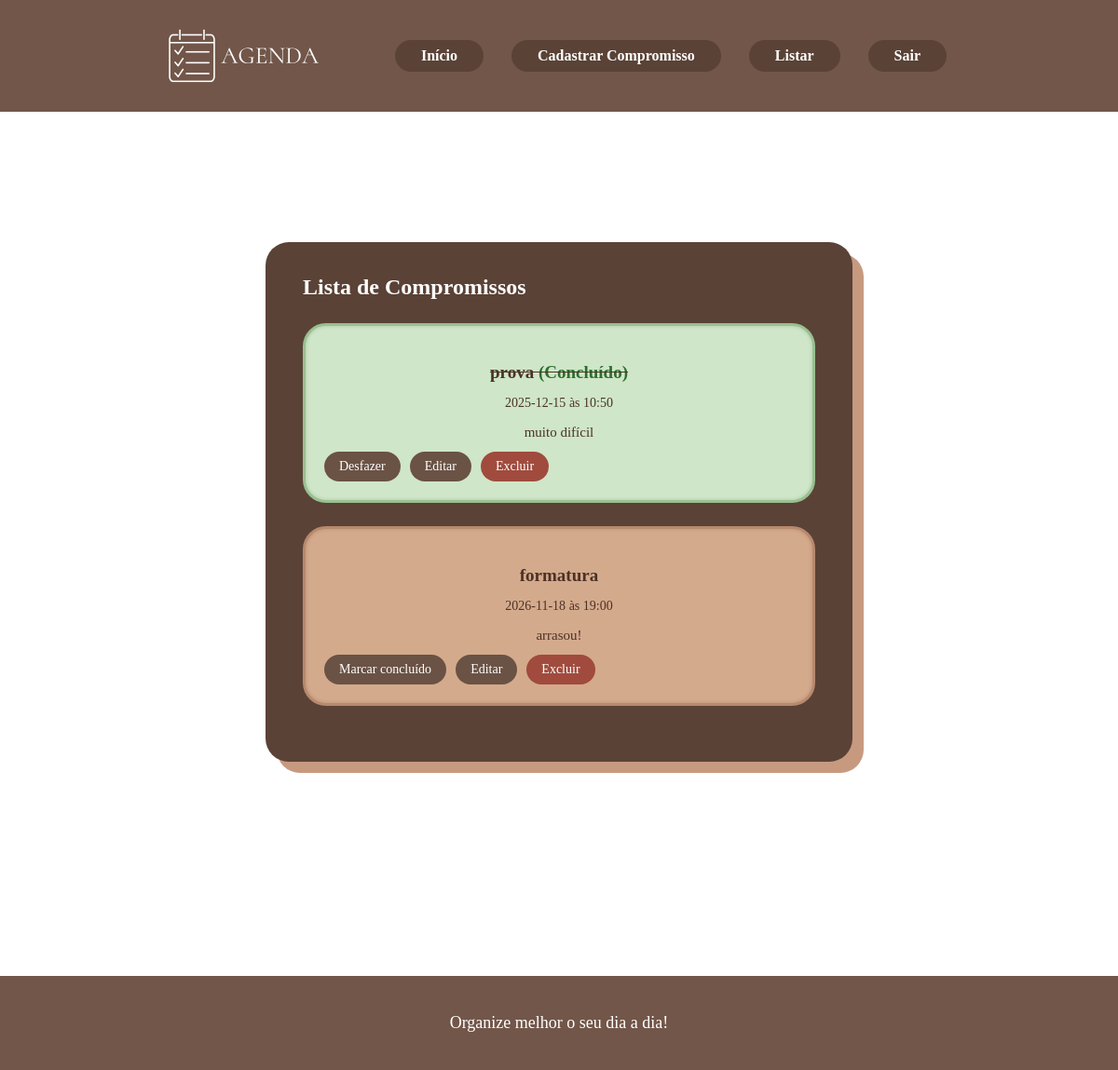
Screenshot of /listar (signed in) with the database file from the repository.
### models/compromisso_model.py (models this page shows, shortened)
class Compromisso(Base):
    __tablename__ = "compromissos"
    id = Column(Integer, primary_key=True, autoincrement=True)
    titulo = Column(String, nullable=False)
    data = Column(String, nullable=False)   # mantive string para compatibilidade com seus templates
    hora = Column(String, nullable=False)
    descricao = Column(String)
    concluido = Column(Boolean, default=False)
    usuario_id = Column(Integer, ForeignKey("usuarios.id"), nullable=False)
    usuario = relationship("Usuario", backref="compromissos")

### controllers/compromisso_controller.py (the view)
@compromisso_bp.route("/listar")
def listar():
    if not _require_login():
        return redirect(url_for("usuario.login"))
    db = SessionLocal()
    compromissos = db.query(Compromisso).filter_by(usuario_id=session["usuario_id"]).all()
    db.close()
    return render_template("listar.html", compromissos=compromissos)

### controllers/compromisso_controller.py (called while the page is built)
def _require_login():
    if "usuario_id" not in session:
        return False
    return True

### templates/listar.html
{% extends 'base.html' %}
{% block content %}
{% if compromissos %}
<div class="card-form">
    <h2>Lista de Compromissos</h2>
    <div class="lista-compromissos">
        {% for c in compromissos %}
        <div class="compromisso-item {% if c.concluido %}comp-concluido{% endif %}">
            <p class="titulo">
                {% if c.concluido %}
                    {{ c.titulo }} <span class="done">(Concluído)</span>
                {% else %}
                    {{ c.titulo }}
                {% endif %}
            </p>
            <p class="info">{{ c.data }} às {{ c.hora }}</p>
            <p class="desc">{{ c.descricao }}</p>
            <div class="botoes">
                {% if not c.concluido %}
                    <a class="btn" href="{{ url_for('compromisso.concluir', id=c.id) }}">Marcar concluído</a>
                {% else %}
                    <a class="btn" href="{{ url_for('compromisso.desfazer', id=c.id) }}">Desfazer</a>
                {% endif %}
                <a class="btn" href="{{ url_for('compromisso.editar', id=c.id) }}">Editar</a>
                <a class="btn btn-danger" href="{{ url_for('compromisso.excluir', id=c.id) }}" onclick="return confirm('Excluir este compromisso?')">Excluir</a>
            </div>
        </div>
        {% endfor %}
    </div>
</div>
{% else %}
    <p>Nenhum compromisso cadastrado.</p>
{% endif %}
{% endblock %}

### static/style.css (style rules this page uses)
html, body { height: 100%; margin: 0; padding: 0; }
body { display: flex; flex-direction: column; margin: 0; padding: 0; background-color: #ffffff; font-family: 'Georgia', serif; }
.card-form { background: #5a4236; width: 550px; margin: 60px auto; padding: 35px 40px; border-radius: 25px; color: #ffffff; position: relative; box-shadow: 12px 12px 0px #c79a80; }
.card-form h2 { margin-top: 0; text-align: left; margin-bottom: 25px; }
.lista-compromissos { margin-top: 20px; }
.compromisso-item { background: #d4aa8c; padding: 20px; margin: 25px 0; border-radius: 25px; border: 3px solid #b8896e; box-shadow: inset 0 0 4px rgba(0,0,0,0.15); color: #4b3227; }
.comp-concluido { background: #cfe6c8; border-color: #98c190; }
.comp-concluido .titulo { text-decoration: line-through; }
.done { color: #2d6e2d; font-weight: bold; }
.compromisso-item .titulo { font-size: 19px; font-weight: bold; margin-bottom: 5px; }
.compromisso-item .info { font-size: 14px; margin-bottom: 6px; }
.compromisso-item .desc { font-size: 15px; margin-bottom: 12px; }
.botoes { display: flex; gap: 10px; flex-wrap: wrap; }
.btn { background: #6a5245; color: white; padding: 8px 16px; border-radius: 20px; text-decoration: none; font-size: 14px; transition: 0.2s; }
.btn-danger { background: #a04b3d; }

### rows the page displays
Compromisso: titulo "prova", data "2025-12-15", hora "10:50", descricao "muito difícil"
Compromisso: titulo "formatura", data "2026-11-18", hora "19:00", descricao "arrasou!"
